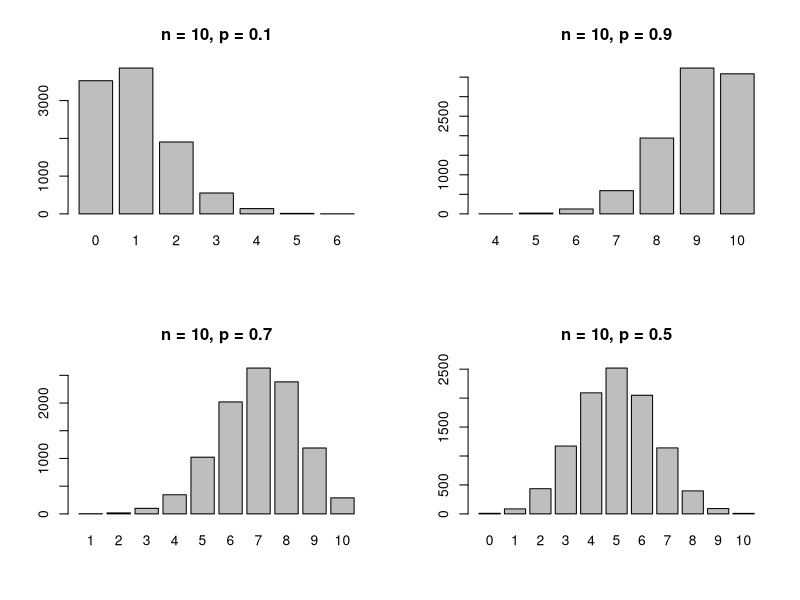
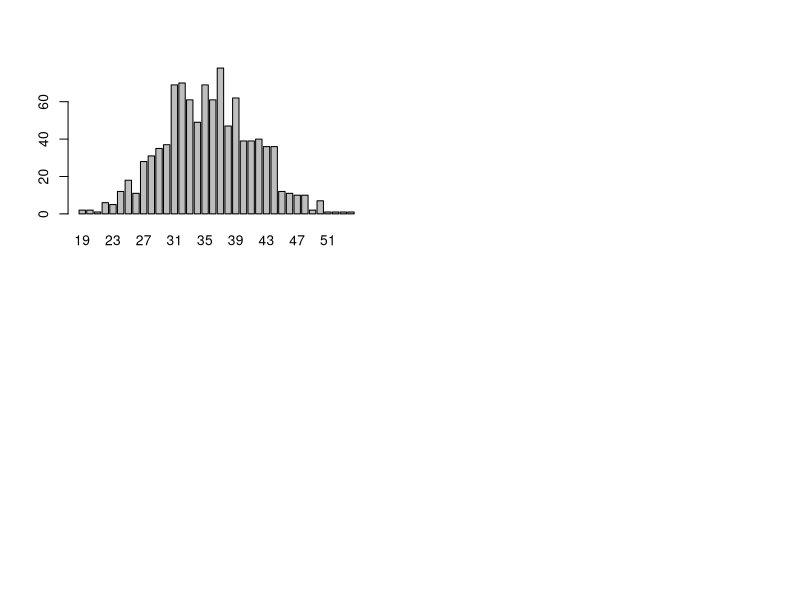
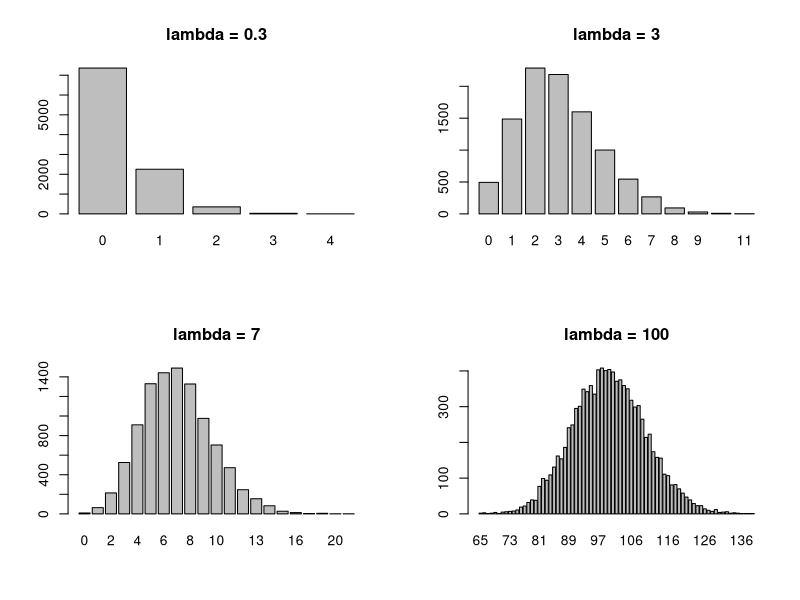
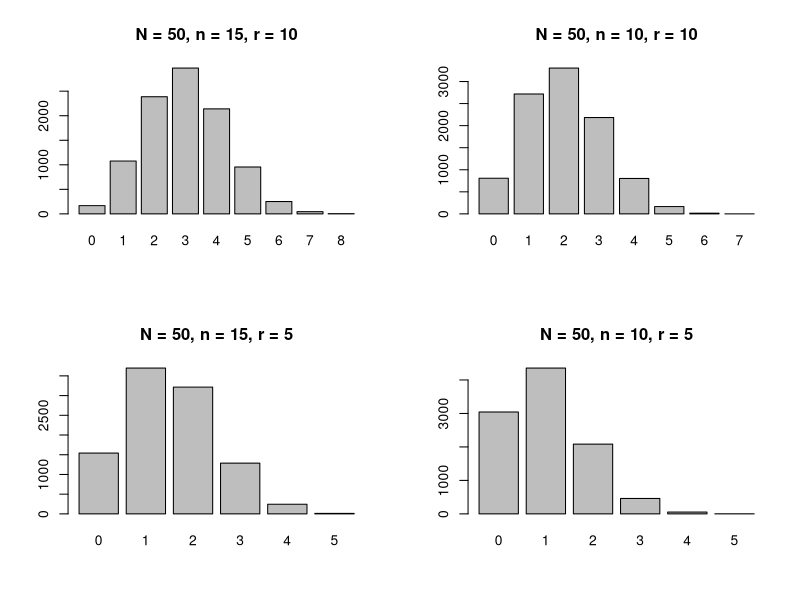

The R script that drew these images, in order:
## ---- chunk 1
knitr::opts_chunk$set(echo = TRUE)
## ---- chunk 2
n = 15
p = 0.4
#Primeira forma: p(6) + p(7) + p(8) + p(9)
dbinom(6,n,p) + dbinom(7,n,p) + dbinom(8,n,p) + dbinom(9,n,p)
# Segunda forma: F(9)- F(5)
pbinom(9,n,p) - pbinom(5,n,p)
## ---- chunk 3
n = 9
p = 0.6
# Queremos: p(2) + p(4) + p(6) + p(8)
dbinom(2,n,p) + dbinom(4,n,p) + dbinom(6,n,p) + dbinom(8,n,p)
## ---- chunk 4
par(mfrow = c(2,2))
p1 = barplot(table(rbinom(10000, 10, 0.1)), main = "n = 10, p = 0.1")
p2 = barplot(table(rbinom(10000, 10, 0.9)), main = "n = 10, p = 0.9")
p3 = barplot(table(rbinom(10000, 10, 0.7)), main = "n = 10, p = 0.7")
p4 = barplot(table(rbinom(10000, 10, 0.5)), main = "n = 10, p = 0.5")
## ---- chunk 5
dpois(0,4) #dpois(x,lambda)
## ---- chunk 6
lambda = 15
# Queremos 1-P(X <= 21) 
1-ppois(21,lambda)
# Outra forma
x = 0:21
1-sum(dpois(x, lambda))
## ---- chunk 7
# Aproximação
lambda = 3
ppois(2,lambda)
# Valor exato
n = 600
p = 0.005
pbinom(2,n,p)
## ---- chunk 8
1-ppois(50, lambda = 35)
## ---- chunk 9
x = rpois(1000, lambda = 35)
barplot(table(x))
## ---- chunk 10
par(mfrow = c(2,2))
p1 = barplot(table(rpois(10000, 0.3)), main = "lambda = 0.3")
p2 = barplot(table(rpois(10000, 3)), main = "lambda = 3")
p3 = barplot(table(rpois(10000, 7)), main = "lambda = 7")
p4 = barplot(table(rpois(10000, 100)), main = "lambda = 100")
## ---- chunk 11
r = 5
N = 15
n = 7
# Queremos P(X >= 3) 
sum(dhyper(3:r, m = r, n = N-r, k = n))
# Outra forma: P(X >= 3) = 1-P(X<3) = 1-P(X <= 2)
1-phyper(2, m = r, n = N-r, k = n)
## ---- chunk 12
r = 12
N = 18
n = 5
# a. P(X=3)
dhyper(3, m = r, n = N-r, k = n)
# b. P(X>=3)  = 1-P(X<3) = 1- P(X <= 2)
1-phyper(2, m = r, n = N-r, k = n)
## ---- chunk 13
r = 25
N = 30
n = 6
# Queremos P(X = 6)
dhyper(6, m = r, n = N-r, k = n)
## ---- chunk 14
par(mfrow = c(2,2))
p1 = barplot(table(rhyper(10000, m = 10, n = 50-10, k = 15)), main = "N = 50, n = 15, r = 10")
p2 = barplot(table(rhyper(10000, m = 10, n = 50-10, k = 10)), main = "N = 50, n = 10, r = 10")
p3 = barplot(table(rhyper(10000, m = 5, n = 50-5, k = 15)), main = "N = 50, n = 15, r = 5")
p4 = barplot(table(rhyper(10000, m = 5, n = 50-5, k = 10)), main = "N = 50, n = 10, r = 5")
